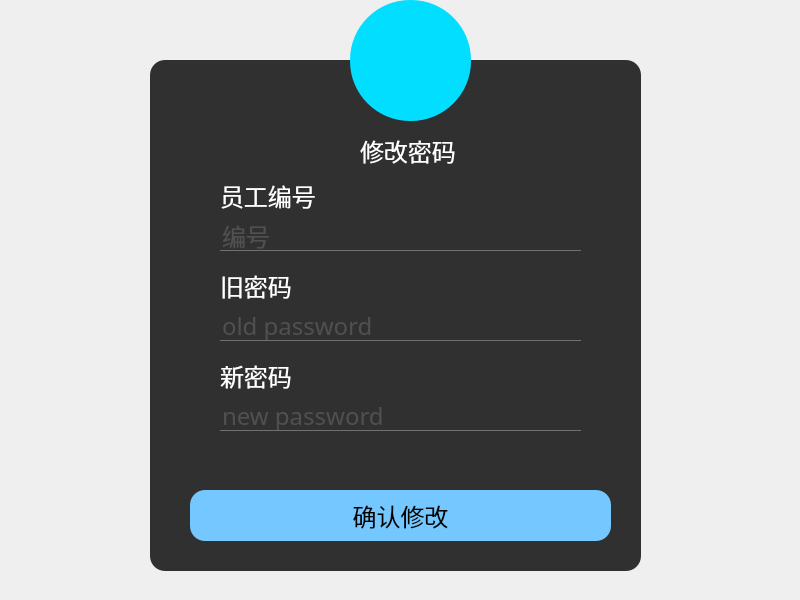
<?xml version="1.0" encoding="UTF-8"?>
<ui version="4.0">
 <class>MainWindow</class>
 <widget class="QMainWindow" name="MainWindow">
  <property name="geometry">
   <rect>
    <x>0</x>
    <y>0</y>
    <width>800</width>
    <height>600</height>
   </rect>
  </property>
  <property name="windowTitle">
   <string>员工修改密码</string>
  </property>
  <property name="styleSheet">
   <string notr="true">
*{
font-size:24px;
font-family:Century Gothic;
}
QFrame{
background:rgba(0,0,0,0.8);
border-radius:15px;
}
#centralwidget{
border-image:url(D:/pictures/login4.jpg) strectch；
}

QToolButton{
background:red;
border-radius:60px;
}
QLabel{
color:white;
background:transparent;
}
QPushButton{
background:red;;
border-radius:15px;
}
QPushButton:hover{
background:#333;
border-radius:15px;
background:#49ebff;
}
QLineEdit{
background:transparent;
border:none;
color:#717072;
border-bottom:1px solid #717072;
}</string>
  </property>
  <widget class="QWidget" name="centralwidget">
   <widget class="QFrame" name="frame">
    <property name="geometry">
     <rect>
      <x>150</x>
      <y>60</y>
      <width>491</width>
      <height>511</height>
     </rect>
    </property>
    <property name="font">
     <font>
      <family>Century Gothic</family>
      <pointsize>-1</pointsize>
     </font>
    </property>
    <property name="frameShape">
     <enum>QFrame::StyledPanel</enum>
    </property>
    <property name="frameShadow">
     <enum>QFrame::Raised</enum>
    </property>
    <widget class="QLabel" name="label">
     <property name="geometry">
      <rect>
       <x>210</x>
       <y>70</y>
       <width>111</width>
       <height>41</height>
      </rect>
     </property>
     <property name="font">
      <font>
       <family>Century Gothic</family>
       <pointsize>-1</pointsize>
      </font>
     </property>
     <property name="text">
      <string>修改密码</string>
     </property>
    </widget>
    <widget class="QLineEdit" name="lineEdit_oldpasswd">
     <property name="geometry">
      <rect>
       <x>70</x>
       <y>250</y>
       <width>361</width>
       <height>31</height>
      </rect>
     </property>
     <property name="text">
      <string/>
     </property>
     <property name="echoMode">
      <enum>QLineEdit::Password</enum>
     </property>
     <property name="placeholderText">
      <string>old password</string>
     </property>
    </widget>
    <widget class="QPushButton" name="commitButton">
     <property name="geometry">
      <rect>
       <x>40</x>
       <y>430</y>
       <width>421</width>
       <height>51</height>
      </rect>
     </property>
     <property name="styleSheet">
      <string notr="true">background-color: rgb(117, 200, 255);</string>
     </property>
     <property name="text">
      <string>确认修改</string>
     </property>
    </widget>
    <widget class="QLabel" name="label_2">
     <property name="geometry">
      <rect>
       <x>70</x>
       <y>210</y>
       <width>121</width>
       <height>31</height>
      </rect>
     </property>
     <property name="font">
      <font>
       <family>Century Gothic</family>
       <pointsize>-1</pointsize>
      </font>
     </property>
     <property name="text">
      <string>旧密码</string>
     </property>
    </widget>
    <widget class="QLabel" name="label_4">
     <property name="geometry">
      <rect>
       <x>70</x>
       <y>300</y>
       <width>121</width>
       <height>31</height>
      </rect>
     </property>
     <property name="text">
      <string>新密码</string>
     </property>
    </widget>
    <widget class="QLineEdit" name="lineEdit_newpwd">
     <property name="geometry">
      <rect>
       <x>70</x>
       <y>340</y>
       <width>361</width>
       <height>31</height>
      </rect>
     </property>
     <property name="font">
      <font>
       <family>Century Gothic</family>
       <pointsize>-1</pointsize>
      </font>
     </property>
     <property name="contextMenuPolicy">
      <enum>Qt::DefaultContextMenu</enum>
     </property>
     <property name="locale">
      <locale language="Chinese" country="China"/>
     </property>
     <property name="text">
      <string/>
     </property>
     <property name="echoMode">
      <enum>QLineEdit::Password</enum>
     </property>
     <property name="placeholderText">
      <string>new password</string>
     </property>
    </widget>
    <widget class="QLineEdit" name="lineEdit_sid">
     <property name="geometry">
      <rect>
       <x>70</x>
       <y>160</y>
       <width>361</width>
       <height>31</height>
      </rect>
     </property>
     <property name="text">
      <string/>
     </property>
     <property name="placeholderText">
      <string>编号</string>
     </property>
    </widget>
    <widget class="QLabel" name="label_3">
     <property name="geometry">
      <rect>
       <x>70</x>
       <y>120</y>
       <width>121</width>
       <height>31</height>
      </rect>
     </property>
     <property name="font">
      <font>
       <family>Century Gothic</family>
       <pointsize>-1</pointsize>
      </font>
     </property>
     <property name="text">
      <string>员工编号</string>
     </property>
    </widget>
   </widget>
   <widget class="QToolButton" name="toolButton">
    <property name="geometry">
     <rect>
      <x>350</x>
      <y>0</y>
      <width>121</width>
      <height>121</height>
     </rect>
    </property>
    <property name="styleSheet">
     <string notr="true">background-color: rgb(2, 222, 255);</string>
    </property>
    <property name="locale">
     <locale language="Chinese" country="China"/>
    </property>
    <property name="text">
     <string/>
    </property>
    <property name="icon">
     <iconset>
      <normaloff>../../../pictures/酒店.png</normaloff>../../../pictures/酒店.png</iconset>
    </property>
    <property name="iconSize">
     <size>
      <width>150</width>
      <height>150</height>
     </size>
    </property>
   </widget>
   <widget class="QLabel" name="label_5">
    <property name="geometry">
     <rect>
      <x>-7</x>
      <y>-9</y>
      <width>811</width>
      <height>611</height>
     </rect>
    </property>
    <property name="text">
     <string/>
    </property>
    <property name="pixmap">
     <pixmap resource="C:/Users/Lenovo/Desktop/pic.qrc">references/pictures/bg.png</pixmap>
    </property>
    <property name="scaledContents">
     <bool>true</bool>
    </property>
   </widget>
   <zorder>label_5</zorder>
   <zorder>frame</zorder>
   <zorder>toolButton</zorder>
  </widget>
 </widget>
 <resources>
  <include location="C:/Users/Lenovo/Desktop/pic.qrc"/>
 </resources>
 <connections/>
</ui>
